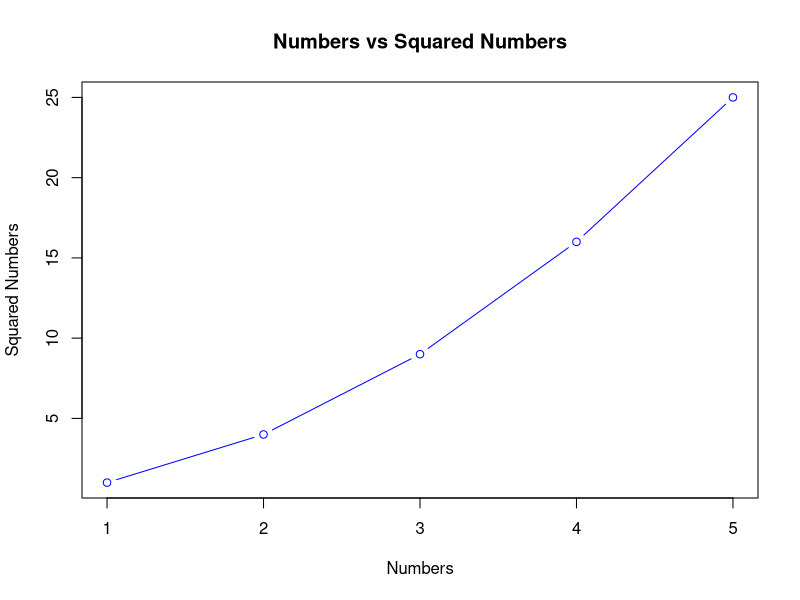

Write R code to recreate this figure.
# Introduction to R Programming

# This section will introduce you to the basics of R programming, widely used in statistics and data science.

# 1. Basic Syntax in R

print("Hello, World!")

# 2. Variables and Data Types in R
# You can store data in variables. R supports different data types like numeric, character, and boolean.

name <- "Alice"
age <- 25
height <- 5.4
is_student <- TRUE

cat("Name:", name, "Age:", age, "Height:", height, "Student:", is_student, "\n")

# 3. Vectors in R
# Vectors are a basic data structure in R, similar to arrays in Python.

numbers <- c(1, 2, 3, 4, 5)
print(numbers)

# You can also perform operations on vectors.
squared_numbers <- numbers^2
print(squared_numbers)

# 4. Data Frames in R
# Data frames are similar to Pandas DataFrames in Python. They are used to store tabular data.

data <- data.frame(Name = c("Alice", "Bob", "Charlie"), Age = c(25, 30, 35), Height = c(5.4, 5.7, 6.0))
print(data)

# 5. Control Structures in R
# Like Python, R also has control structures like if, for, and while loops.

# If statement
if (age >= 18) {
  print("You are an adult.")
} else {
  print("You are a minor.")
}

# For loop
for (i in 1:5) {
  print(paste("Iteration", i))
}

# While loop
count <- 0
while (count < 3) {
  print(paste("Count is", count))
  count <- count + 1
}

# 6. Functions in R
# You can define your own functions in R.

greet <- function(name) {
  return(paste("Hello,", name))
}

print(greet("Alice"))

# 7. Introduction to Data Manipulation in R
# R also provides powerful tools for data manipulation. Let's explore some basic examples.

# Creating a data frame
data <- data.frame(Name = c("Alice", "Bob", "Charlie"), Salary = c(50000, 60000, 70000))

# Selecting a column
print(data$Name)

# Filtering rows
high_salary <- subset(data, Salary > 55000)
print(high_salary)

# Summarizing data
mean_salary <- mean(data$Salary)
print(paste("Average Salary:", mean_salary))

# 8. Plotting in R
# R provides basic plotting functionality for data visualization.

# Creating a simple plot
plot(numbers, squared_numbers, type="b", col="blue", main="Numbers vs Squared Numbers", xlab="Numbers", ylab="Squared Numbers")
